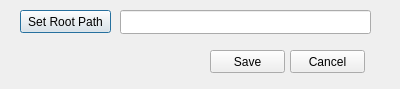
<?xml version="1.0" encoding="UTF-8"?>
<ui version="4.0">
 <class>SettingDialog</class>
 <widget class="QDialog" name="SettingDialog">
  <property name="geometry">
   <rect>
    <x>0</x>
    <y>0</y>
    <width>400</width>
    <height>89</height>
   </rect>
  </property>
  <property name="windowTitle">
   <string>Setting</string>
  </property>
  <widget class="QPushButton" name="pushBtn_open_root">
   <property name="geometry">
    <rect>
     <x>20</x>
     <y>10</y>
     <width>91</width>
     <height>23</height>
    </rect>
   </property>
   <property name="text">
    <string>Set Root Path</string>
   </property>
  </widget>
  <widget class="QLineEdit" name="lineEdit_root_path">
   <property name="geometry">
    <rect>
     <x>120</x>
     <y>10</y>
     <width>251</width>
     <height>24</height>
    </rect>
   </property>
   <property name="font">
    <font>
     <family>Arial</family>
     <pointsize>9</pointsize>
    </font>
   </property>
  </widget>
  <widget class="QPushButton" name="pushBtn_save">
   <property name="geometry">
    <rect>
     <x>210</x>
     <y>50</y>
     <width>75</width>
     <height>23</height>
    </rect>
   </property>
   <property name="text">
    <string>Save</string>
   </property>
  </widget>
  <widget class="QPushButton" name="pushBtn_cancel">
   <property name="geometry">
    <rect>
     <x>290</x>
     <y>50</y>
     <width>75</width>
     <height>23</height>
    </rect>
   </property>
   <property name="text">
    <string>Cancel</string>
   </property>
  </widget>
 </widget>
 <resources/>
 <connections/>
</ui>
